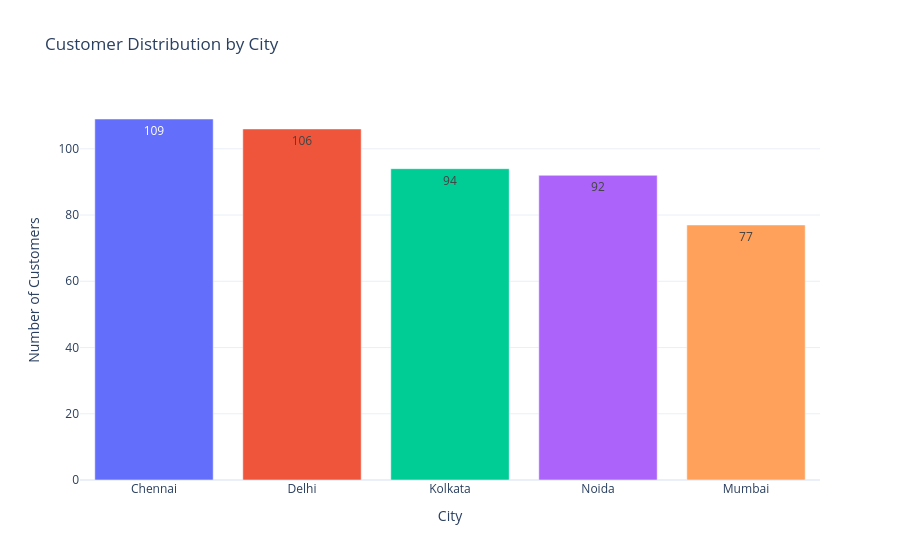

Notebook source saved alongside this figure:
### Code cell
fig = px.bar(
    data_frame=q1, 
    x='City', 
    y='count', 
    text='count', 
    color='City', 
    title='Customer Distribution by City',
    template='plotly_white')

fig.update_layout(
    xaxis_title="City",
    yaxis_title="Number of Customers",
    showlegend=False)

fig.show()

### Figure 1 — Plotly figure (JSON) as saved in the notebook; plotly's stock layout.template omitted (floating-point values rounded to 4 significant figures)
{"data": [{"hovertemplate": "City=%{x}<br>count=%{text}<extra></extra>", "legendgroup": "Chennai", "marker": {"color": "#636efa", "pattern": {"shape": ""}}, "name": "Chennai", "orientation": "v", "showlegend": true, "text": [109.0], "textposition": "auto", "type": "bar", "x": ["Chennai"], "xaxis": "x", "y": [109], "yaxis": "y"}, {"hovertemplate": "City=%{x}<br>count=%{text}<extra></extra>", "legendgroup": "Delhi", "marker": {"color": "#EF553B", "pattern": {"shape": ""}}, "name": "Delhi", "orientation": "v", "showlegend": true, "text": [106.0], "textposition": "auto", "type": "bar", "x": ["Delhi"], "xaxis": "x", "y": [106], "yaxis": "y"}, {"hovertemplate": "City=%{x}<br>count=%{text}<extra></extra>", "legendgroup": "Kolkata", "marker": {"color": "#00cc96", "pattern": {"shape": ""}}, "name": "Kolkata", "orientation": "v", "showlegend": true, "text": [94.0], "textposition": "auto", "type": "bar", "x": ["Kolkata"], "xaxis": "x", "y": [94], "yaxis": "y"}, {"hovertemplate": "City=%{x}<br>count=%{text}<extra></extra>", "legendgroup": "Noida", "marker": {"color": "#ab63fa", "pattern": {"shape": ""}}, "name": "Noida", "orientation": "v", "showlegend": true, "text": [92.0], "textposition": "auto", "type": "bar", "x": ["Noida"], "xaxis": "x", "y": [92], "yaxis": "y"}, {"hovertemplate": "City=%{x}<br>count=%{text}<extra></extra>", "legendgroup": "Mumbai", "marker": {"color": "#FFA15A", "pattern": {"shape": ""}}, "name": "Mumbai", "orientation": "v", "showlegend": true, "text": [77.0], "textposition": "auto", "type": "bar", "x": ["Mumbai"], "xaxis": "x", "y": [77], "yaxis": "y"}], "layout": {"barmode": "relative", "legend": {"title": {"text": "City"}, "tracegroupgap": 0}, "showlegend": false, "title": {"text": "Customer Distribution by City"}, "xaxis": {"anchor": "y", "categoryarray": ["Chennai", "Delhi", "Kolkata", "Noida", "Mumbai"], "categoryorder": "array", "domain": [0, 1], "title": {"text": "City"}}, "yaxis": {"anchor": "x", "domain": [0, 1], "title": {"text": "Number of Customers"}}}}
